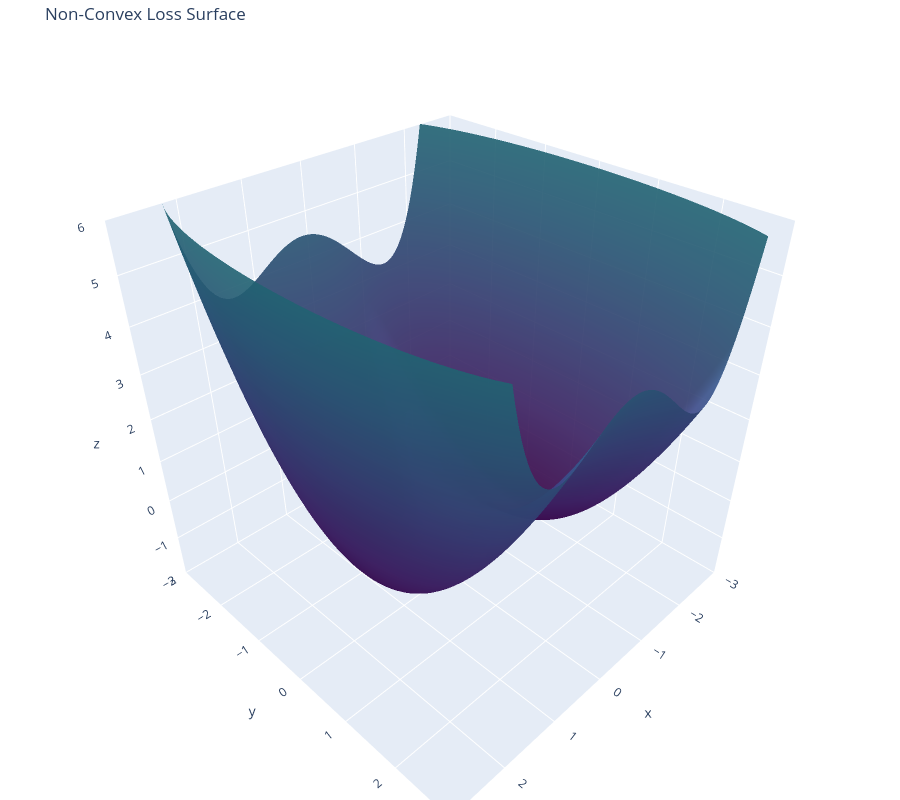

Here is the notebook cell this chart was saved with:
### Markdown cell above
## Gradient Descent Demo

To demonstrate Gradient Descent, we will minimize the function $f(x,y)=0.25x^4-x^2+.2x+.5y^2$. In this case, we have two parameters, $x$ and $y$.

Now, this has no inherent ML meaning, but the key thing is, if we change $x$ or $y$, the value of the output will change - and we're trying to find the values of $x$ and $y$ that minimize it.  First, here's what the loss function looks like:

### Code cell
import numpy as np
import plotly.graph_objects as go

np.random.seed(2) # For reproducibility


def loss_function(x, y):
    """
    Calculates the loss for a given x and y.
    """
    return 0.25 * x**4 - x**2 + 0.20 * x + 0.50 * y**2

# 1. Setup the Grid
x_range = np.linspace(-3, 3, 100)
y_range = np.linspace(-3, 3, 100)
X, Y = np.meshgrid(x_range, y_range)

# 2. Calculate Loss (Z)
Z = loss_function(X, Y)

# 3. Plotting with Plotly
fig = go.Figure(data=[go.Surface(z=Z, x=X, y=Y, colorscale='Viridis', opacity=0.9, showscale=False)])

fig.update_layout(
    title='Non-Convex Loss Surface',
    autosize=True,
    width=None,
    height=800,
    margin=dict(l=0, r=0, b=0, t=40), # remove whitespace margins
    scene=dict(
        aspectmode='cube', # Forces X, Y, and Z to have equal lengths
        xaxis=dict(nticks=10, range=[-3, 3]),
        yaxis=dict(nticks=10, range=[-3, 3]),
        zaxis=dict(nticks=10, range=[-2, 6]), # Adjust Z range if needed
    )
)

fig.show()

### Figure 1 — Plotly figure (JSON) as saved in the notebook; plotly's stock layout.template omitted (floating-point values rounded to 4 significant figures; data arrays with more than 128 entries replaced by an {"elided": "..."} marker saying what was removed)
{"data": [{"colorscale": [[0, "#440154"], [0.1111, "#482878"], [0.2222, "#3e4989"], [0.3333, "#31688e"], [0.4444, "#26828e"], [0.5556, "#1f9e89"], [0.6667, "#35b779"], [0.7778, "#6ece58"], [0.8889, "#b5de2b"], [1, "#fde725"]], "opacity": 0.9, "showscale": false, "type": "surface", "x": {"elided": "100x100 float values"}, "y": {"elided": "100x100 float values"}, "z": {"elided": "100x100 float values"}}], "layout": {"autosize": true, "height": 800, "margin": {"b": 0, "l": 0, "r": 0, "t": 40}, "scene": {"aspectmode": "cube", "xaxis": {"nticks": 10, "range": [-3, 3]}, "yaxis": {"nticks": 10, "range": [-3, 3]}, "zaxis": {"nticks": 10, "range": [-2, 6]}}, "title": {"text": "Non-Convex Loss Surface"}}}
